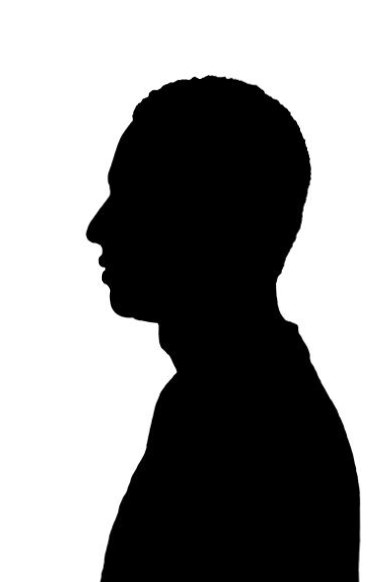
#> input picture OpenCV/mann.jpg, 388 x 582 px
$ python '32. shi tomasi corner.py'
#> lines starting #> are read from the running program, lines starting #| are printed output that depends on the picture
import numpy as np
import cv2 as cv
import matplotlib.pyplot as plt

img = cv.imread('mann.jpg')
#> img is the input picture: shape (582, 388, 3); min 0, max 255, mean 146.7

img = cv.cvtColor(img,cv.COLOR_BGR2GRAY)
#> img: shape (582, 388)
corner = cv.goodFeaturesToTrack(img,1000,0.01,10)
#> corner = 61 rows, first 8: [104, 268], [157, 323], [224, 77], [147, 96], [194, 77], [176, 372], [304, 140], [208, 75]
corner = np.int0(corner)

for i in corner:
    x,y = i.ravel()
    cv.circle(img,(x,y),5,(122,0,255),-1)
#> this loop made 61 passes
#> (x, y) on passes 1 to 12: (104, 268), (157, 323), (224, 77), (147, 96), (194, 77), (176, 372), (304, 140), (208, 75), (297, 325), (265, 93), (132, 120), (290, 112)
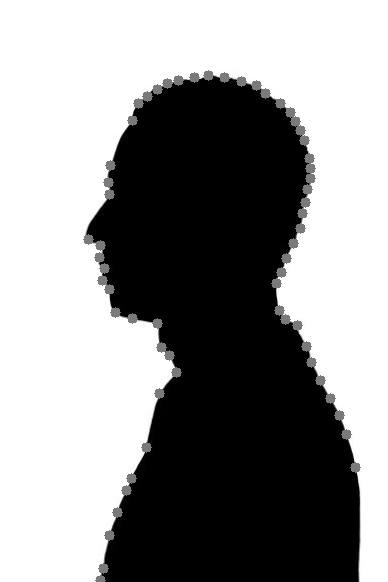
#> img: shape (582, 388); min 0, max 255, mean 146.6

cv.imshow('chess',img)

cv.waitKey(0)
